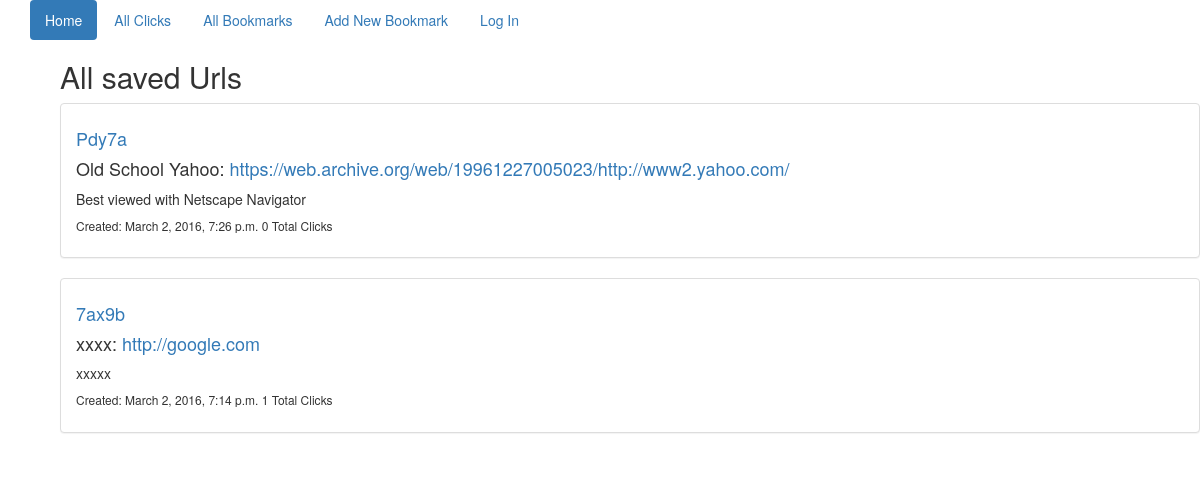
Before: /links/ with the older database file.
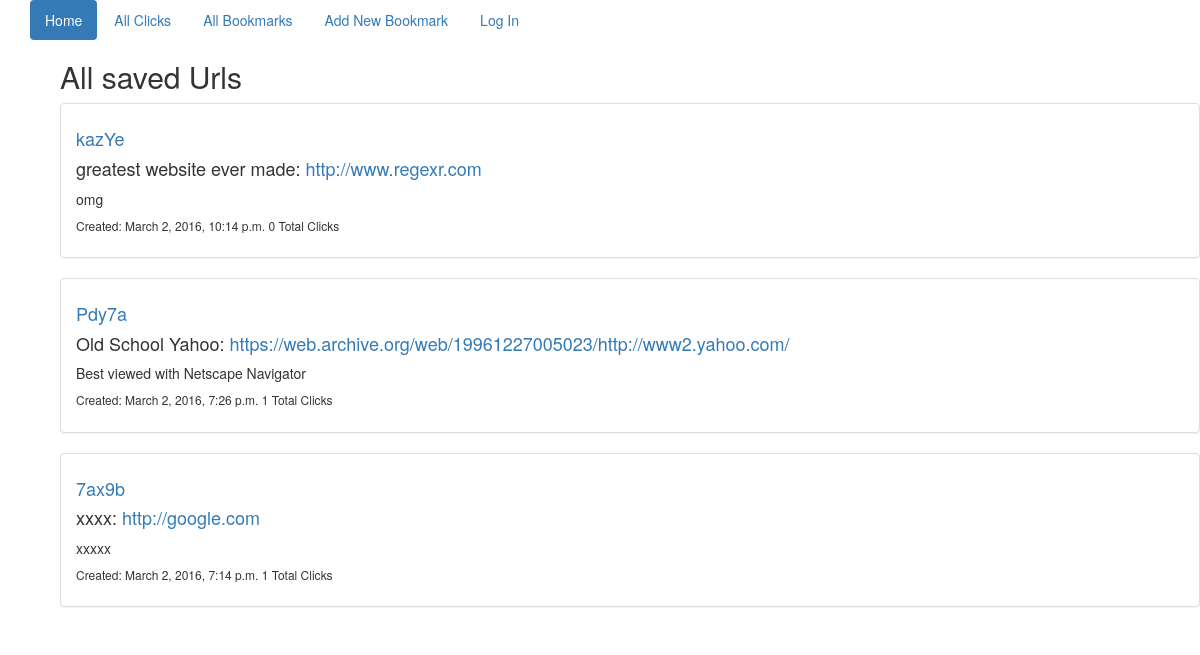
After: the same page with the newer database file.
### shorten_app/models.py (models this page shows, shortened)
class Url(models.Model):
    url = models.URLField()
    title = models.CharField(max_length=100)
    description = models.TextField()
    short_version = models.CharField(max_length=30)
    added = models.DateTimeField(auto_now_add=True)
    user = models.ForeignKey(User)
    class Meta:
        ordering = ["-added"]

### shorten_app/views.py (the view)
# urls.py: url(r'^links/$', AllLink.as_view(), name="all_links"),
class AllLink(ListView):
    model = Url

### templates/shorten_app/url_list.html
{% extends 'base.html' %}
{% block content %}
    <div class="container">
    <h2>All saved Urls</h2>
    {% for url in url_list %}
        <div class="panel panel-default">
            <div class="panel-body">
                <div>
                    <h4><a href="{% url 'clicky' url.short_version %}">{{ url.short_version }}</a></h4>
                </div>
                <div>
                    <h4>{{ url.title }}: <a href="{{ url.url }}"> {{ url.url }} </a></h4>
                    <div>{{ url.description }}</div>
                    <div><h6>Created: {{ url.added }} {{ url.clicks_set.count }} Total Clicks</h6></div>
                </div>
            </div>
        </div>
    {% endfor %}
    </div>
{% endblock %}

Changed rows visible on the page:
added Url: short_version "kazYe", title "greatest website ever made", url "http://www.regexr.com", description "omg", added "March 2, 2016, 10:14 p.m.", clicks_set.count "0"
computed for Url "Pdy7a": clicks_set.count "0" → "1"
